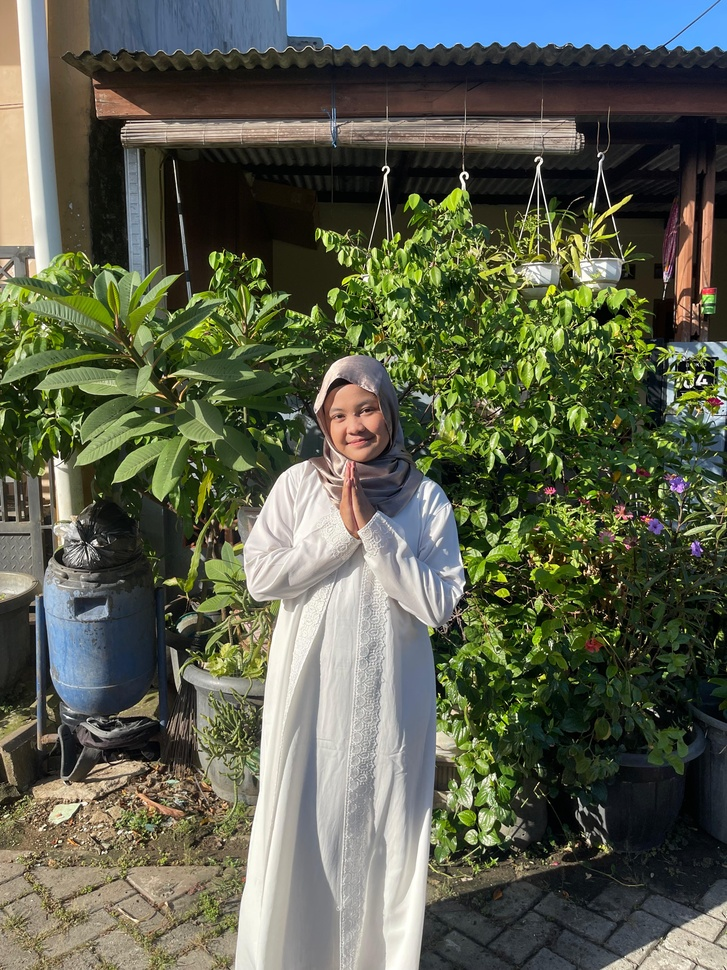
#> input picture ulyaaa.jpg, 727 x 970 px, shrunk from 3024 x 4032 before the run
$ jupyter execute Filtering_UAS.ipynb
#> lines starting #> are read from the running program, lines starting #| are printed output that depends on the picture
[cell 1]
import cv2
import numpy as np
import matplotlib.pyplot as plt

[cell 2]
def mean_filtered(image, filter_size):
    kernel = np.ones((filter_size, filter_size), np.float32) / (filter_size * filter_size)
    height, width = image.shape
    mean_filtered_image = np.zeros((height, width), np.float32)
    padded_image = cv2.copyMakeBorder(image, filter_size//2, filter_size//2, filter_size//2, filter_size//2, cv2.BORDER_REFLECT)

    for i in range(height):
        for j in range(width):
            mean_filtered_image[i, j] = np.sum(padded_image[i:i+filter_size, j:j+filter_size] * kernel)

    return np.clip(mean_filtered_image, 0, 255).astype(np.uint8)

[cell 3]
image_color = cv2.imread("ulyaaa.jpg")
#> image_color is the input picture: shape (970, 727, 3); mean B, G, R 79.2, 96.2, 91.3

[cell 4]
image_gray = cv2.cvtColor(image_color, cv2.COLOR_BGR2GRAY)
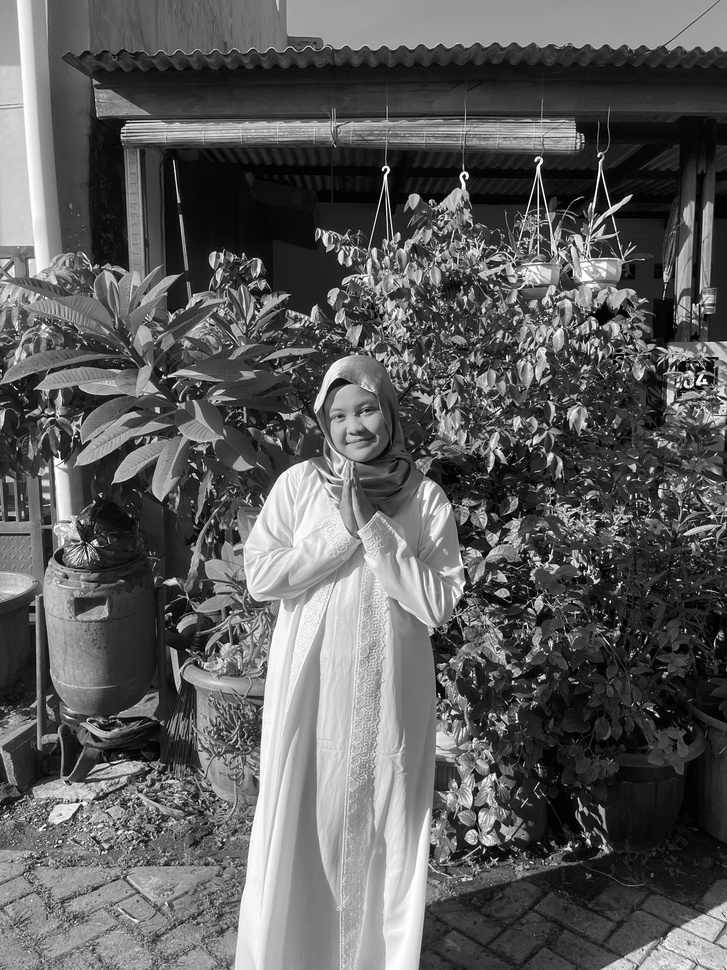
#> image_gray: shape (970, 727); min 0, max 255, mean 92.8
median_filtered = cv2.medianBlur(image_color, 3)
mean_filtered = mean_filtered(image_gray, 3)
#> in mean_filtered, `padded_image = cv2.copyMakeBorder(image, filter_size//2, filter_size//..`:
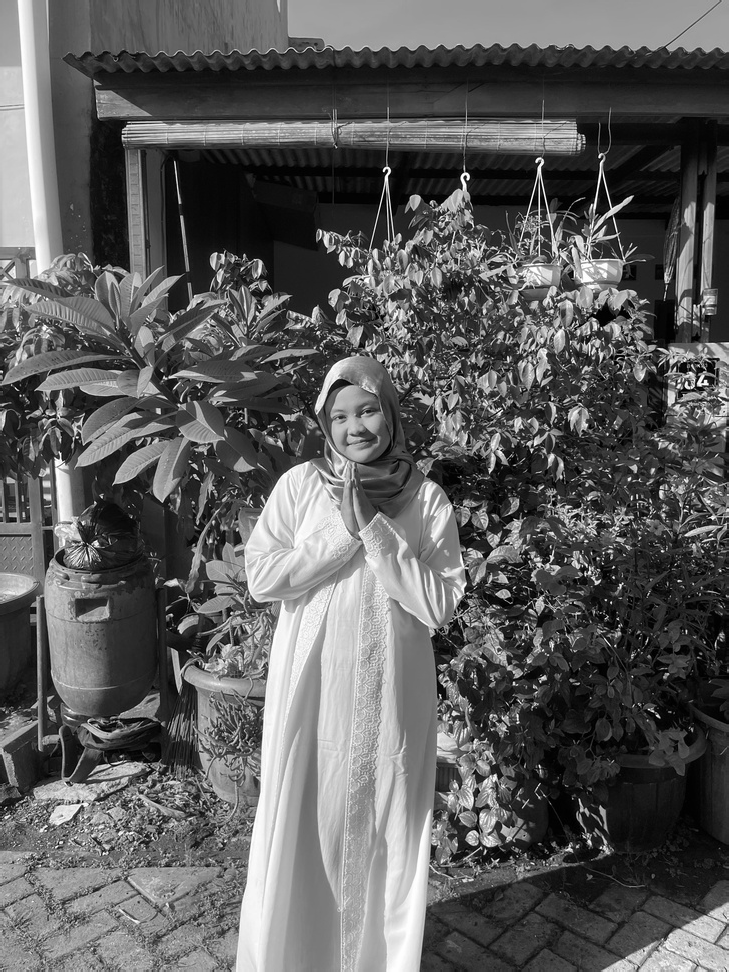
#> padded_image: shape (972, 729); min 0, max 255, mean 92.9

[cell 5]
plt.figure(figsize=(18, 18))
plt.subplot(141), plt.imshow(cv2.cvtColor(image_color, cv2.COLOR_BGR2RGB)), plt.title('Citra Asli')
plt.subplot(142), plt.imshow(cv2.cvtColor(median_filtered, cv2.COLOR_BGR2RGB)), plt.title('After filter median')
plt.subplot(143), plt.imshow(image_gray, cmap='gray'), plt.title('Original Image')
plt.subplot(144), plt.imshow(mean_filtered, cmap='gray'), plt.title('Mean Filtered Image')
plt.show()
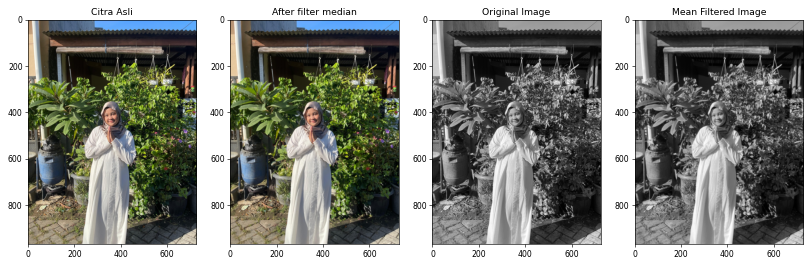
#> figure drawn by matplotlib, 4 panels
